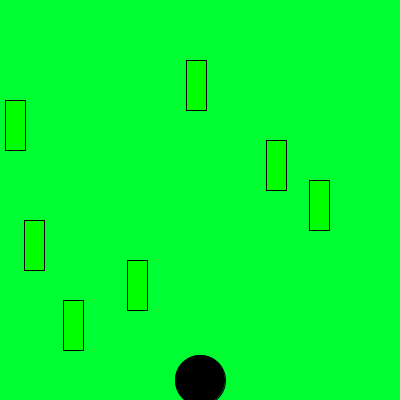
Frame 1 (no input)
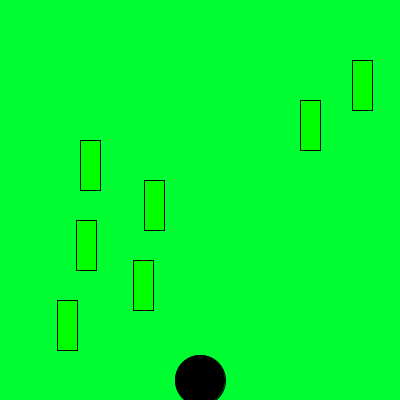
Frame 60 (the mouse pressed at the canvas centre just before this capture)
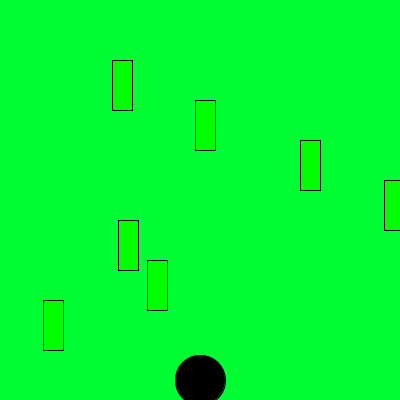
Frame 120 (the mouse held since frame 60 and released just before this capture)

The Processing sketch that drew these frames (run headless with seeded random() and noise(); from frame 60 on, the mouse is pressed at the canvas centre):

// Processing sketch: Frogger
// ── Frogger.pde
int frogx = 200;
int frogy = 350;

Car c1 = new Car(70,300,20,7);
Car c2 = new Car(120,260,20,7);
Car c3 = new Car(30,220,20,6);
Car c4 = new Car(305,180,20,4);
Car c5 = new Car(276,140,20,10);
Car c6 = new Car(0,100,20,5);
Car c7 = new Car(190,60,20,4);



void setup(){
  size(400,400);

  
  
  
  
  
  
  
  
  
}
void draw(){
  background(0,255,50);
  fill(0,0,0);
  ellipse(200,380,50,50);
  
  
  c1.movel();
  c1.display();
  if(intersects(c1)==true){
    frogx = 200;
    frogy = 350;
  }
  c2.mover();
  c2.display();
  if(intersects(c2)==true){
    frogx = 200;
    frogy = 350;
  }
  c3.movel();
  c3.display();
  if(intersects(c3)==true){
    frogx = 200;
    frogy = 350;
  }
  c4.mover();
  c4.display();
  if(intersects(c4)==true){
    frogx = 200;
    frogy = 350;
  }
  c5.movel();
  c5.display();
  if(intersects(c5)==true){
    frogx = 200;
    frogy = 350;
  }
  c6.mover();
  c6.display();
  if(intersects(c6)==true){
    frogx = 200;
    frogy = 350;
  }
  c7.movel();
  c7.display();
if(intersects(c7)==true){
    frogx = 200;
    frogy = 350;
  }

 
 if(frogx<0){
   frogx = 0; 
  }
  else if(frogx>400){
   frogx = 400; 
  }
}



void keyPressed()
{
  
  if(key == CODED){
      if(keyCode == UP)
      {
      frogy-=20;
      }
      else if(keyCode == DOWN)
      {
        frogy+=20; 
      }
      else if(keyCode == RIGHT)
      {
       frogx+=20;
      }
      else if(keyCode == LEFT)
      {
        frogx-=20;
      }
   }
}





boolean intersects(Car car) {
if ((frogy > car.getY() && frogy < car.getY()+50) && (frogx > car.getX() && frogx < car.getX()+car.getSize())){
          return true;
}
    else{ 
        return false;
    }
}



class Car
{
int xposition;
int yposition;
int size;
int speed;
 
 
 Car(int xposition, int yposition, int size, int speed){
 this.xposition = xposition;
 this.yposition = yposition;
 this.size = size;
 this.speed = speed;
 }
 
 
 
  void display() 
  {
    fill(0,255,0);
    rect(xposition, yposition,  size, 50);
  }

void movel()
{
 this.xposition-=speed;
 if(xposition<0){
  xposition=400; 
 }
  }
 void mover()
 {
  this.xposition+=speed;
  if(xposition>400){
   xposition=0; 
  }
 }
 private int Xposition;
 private int Yposition;
 private int Size;
 public void setX(int Xposition){
   this.Xposition = Xposition;
 }
 int getX(){
   return this.Xposition;
 }
 
public void setY(int Yposition){
 this.Yposition = Yposition; 
}
 int getY(){
   return this.Yposition;
 }
 
 public void setSize(int Size){
  this.Size = Size; 
 }
 int getSize(){
   return this.Size;
 }
 
 
 
 
 
 
 
  



}
